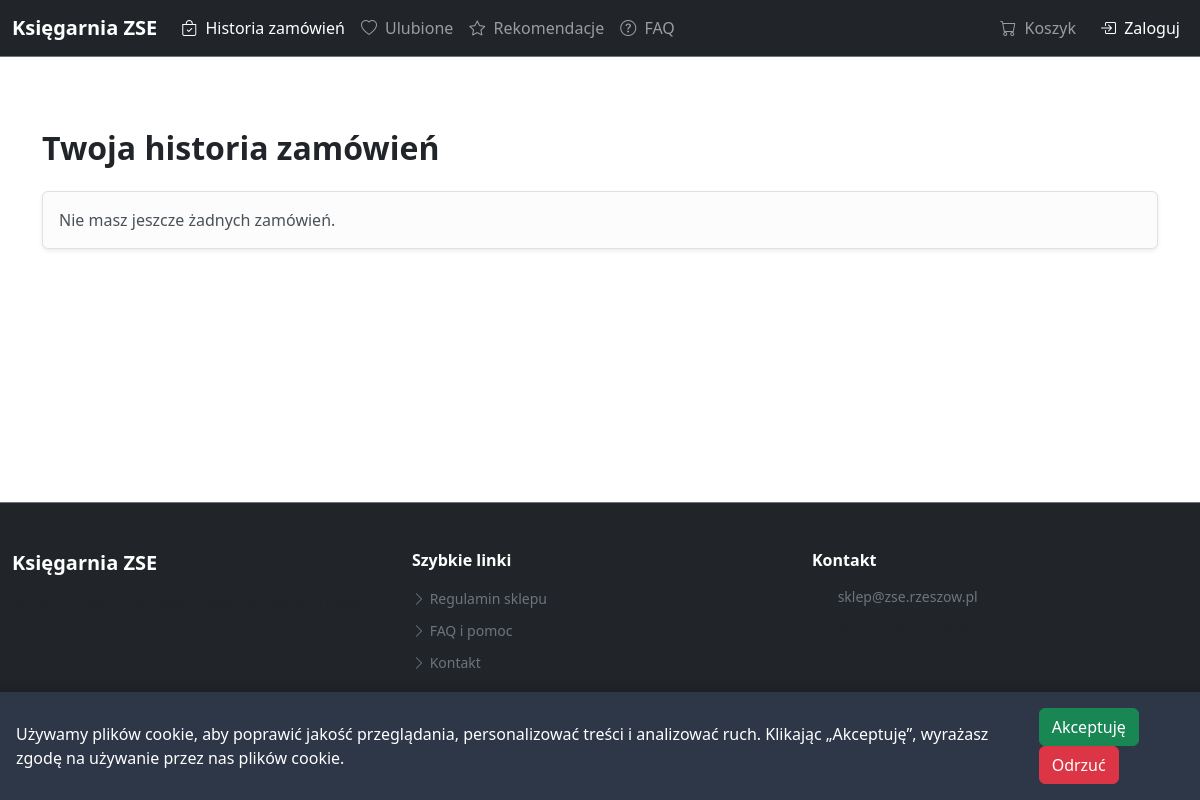
The app's page /index.php?page=orders (signed in), older data.
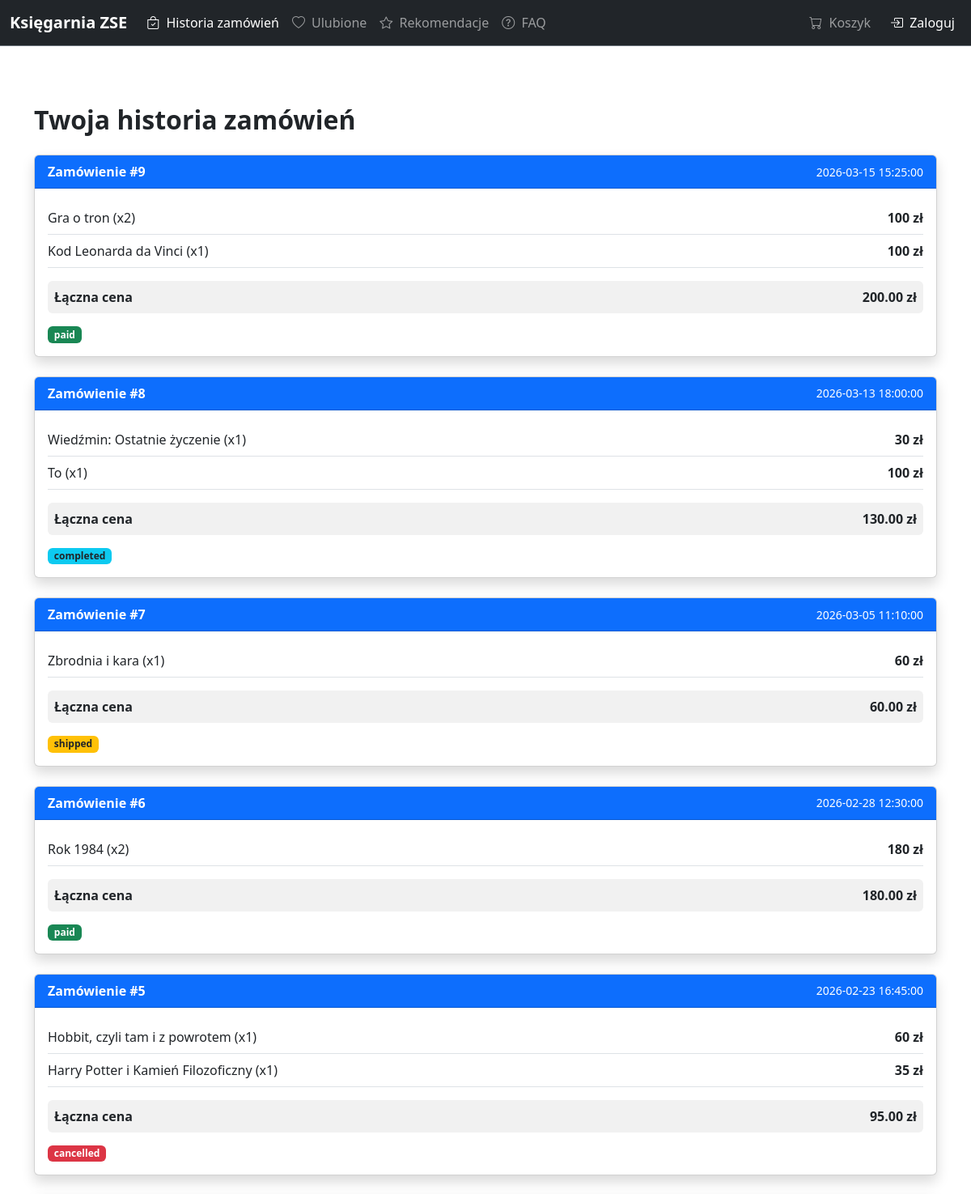
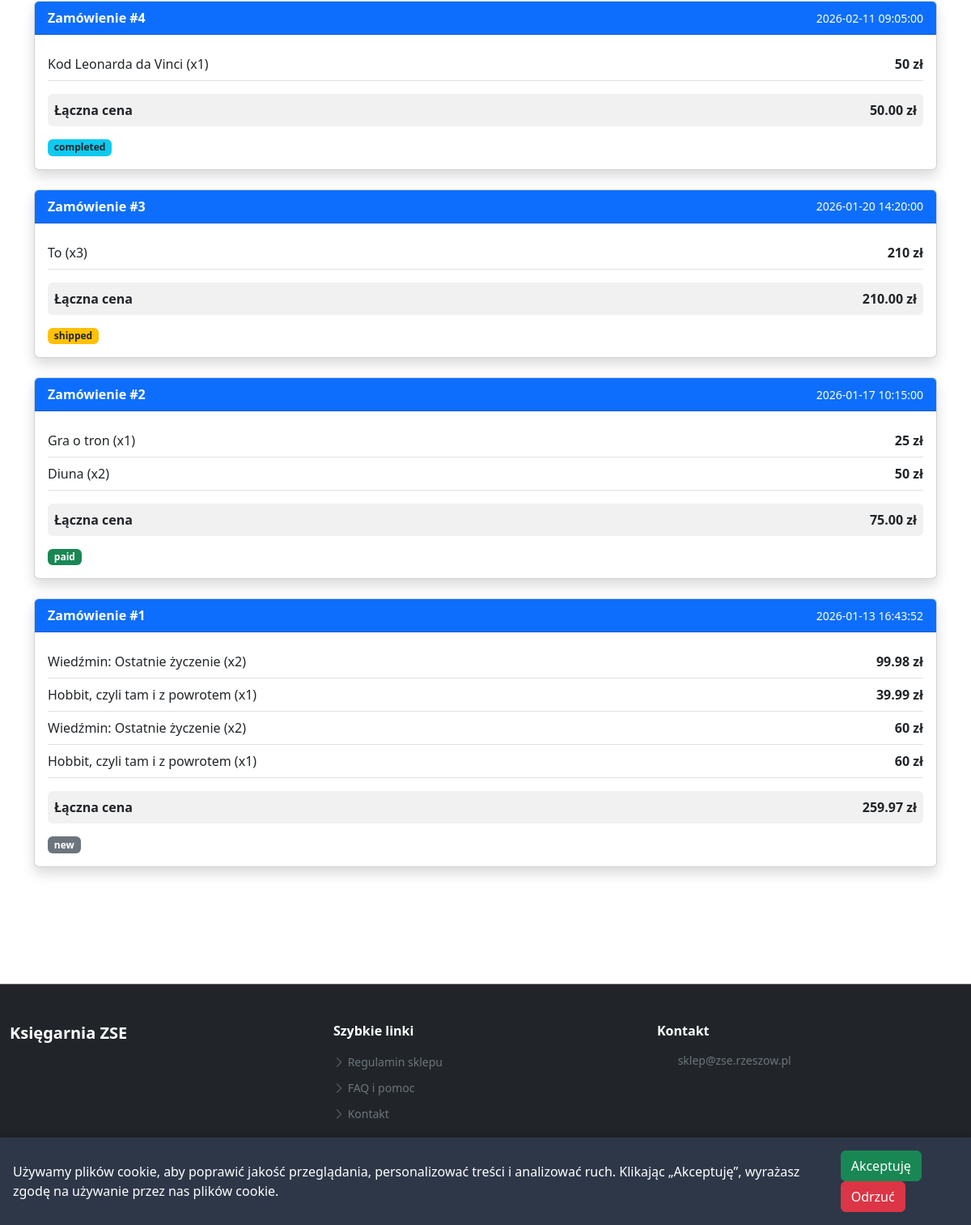
The same page, newer data (2 pictures, top to bottom).
### tables this page shows
CREATE TABLE `orders` (
  `id_order` int(11) NOT NULL,
  `id_customer` int(11) DEFAULT NULL,
  `id_employee` int(11) DEFAULT NULL,
  `order_date` datetime DEFAULT current_timestamp(),
  `status` enum('new','paid','shipped','completed','cancelled') DEFAULT 'new',
  `total_price` decimal(10,2) DEFAULT NULL
);

CREATE TABLE `order_items` (
  `id_order_item` int(11) NOT NULL,
  `id_order` int(11) DEFAULT NULL,
  `id_book` int(11) DEFAULT NULL,
  `quantity` int(11) NOT NULL,
  `price` decimal(10,2) NOT NULL
);

CREATE TABLE `books` (
  `id_book` int(11) NOT NULL,
  `title` varchar(255) NOT NULL,
  `description` text NOT NULL,
  `price` decimal(6,2) NOT NULL,
  `stock` int(11) NOT NULL,
  `pages` int(11) NOT NULL,
  `cover_type` enum('twarda','miękka','ebook') NOT NULL,
  `release_date` date NOT NULL,
  `id_category` int(11) NOT NULL,
  `id_supplier` int(11) NOT NULL
);

### pages/orders.php (called while the page is built, shortened)
<?php
$user_id = $_SESSION['user_id'];
$orders = [];
$sql = "SELECT * FROM orders WHERE id_customer = ? ORDER BY order_date DESC";
$stmt = mysqli_prepare($mysql, $sql);
mysqli_stmt_bind_param($stmt, "i", $user_id);
mysqli_stmt_execute($stmt);
$result = mysqli_stmt_get_result($stmt);
while ($order = mysqli_fetch_assoc($result)) {
        $items = [];
        $sql_items = "
        SELECT b.title, oi.quantity, oi.price
        FROM order_items oi
        JOIN books b ON oi.id_book = b.id_book
        WHERE oi.id_order = ?
    ";
    $stmt_items = mysqli_prepare($mysql, $sql_items);
    mysqli_stmt_bind_param($stmt_items, "i", $order['id_order']);
    mysqli_stmt_execute($stmt_items);
    $items_result = mysqli_stmt_get_result($stmt_items);
    while ($item = mysqli_fetch_assoc($items_result)) {
        $items[] = $item;
    }
    $order['items'] = $items;
    $orders[] = $order;
}
include 'front/Forders.php';

### pages/front/Forders.php (the view)
<section class="container mt-5 mb-5">
    <header>
        <h2 class="mb-4 fw-bold">Twoja historia zamówień</h2>
    </header>
    <?php if (empty($orders)): ?>
        <div class="alert alert-light border shadow-sm">
            Nie masz jeszcze żadnych zamówień.
        </div>
    <?php else: ?>
        <?php foreach ($orders as $order): ?>
            <div class="card mb-4 shadow rounded">
                <div class="card-header bg-primary text-white d-flex justify-content-between align-items-center">
                    <span class="fw-semibold">Zamówienie #<?= $order['id_order'] ?></span>
                    <span class="small"><?= $order['order_date'] ?></span>
                </div>
                <div class="card-body">
                    <?php foreach ($order['items'] as $item): ?>
                        <div class="d-flex justify-content-between align-items-center border-bottom py-2">
                            <span class="fw-medium"><?= $item['title'] ?> (x<?= $item['quantity'] ?>)</span>
                            <span class="fw-semibold"><?= $item['price'] * $item['quantity'] ?> zł</span>
                        </div>
                    <?php endforeach; ?>
                    <div class="d-flex justify-content-between rounded p-2 mt-3 fw-semibold" style="background-color: #f1f1f1">
                        <span>Łączna cena</span>
                        <span><?= $order['total_price'] ?> zł</span>
                    </div>
                    <span class="badge
                        <?php
                            switch (strtolower($order['status'])) {
                                case 'paid': echo 'bg-success'; break;
                                case 'shipped': echo 'bg-warning text-dark'; break;
                                case 'completed': echo 'bg-info text-dark'; break;
                                case 'cancelled': echo 'bg-danger'; break;
                                default: echo 'bg-secondary'; break;
                            }
                        ?>
                        mt-3"><?= $order['status'] ?></span>
                </div>
            </div>
        <?php endforeach; ?>
    <?php endif; ?>
</section>

Row changes from the older to the newer data that the page shows:
added orders: id_order "9", order_date "2026-03-15 15:25:00", total_price "200.00", status "paid"
added order_items: id_book.title "Gra o tron", quantity "2", $item['price'] * $item['quantity'] "100", shown under "9"
added order_items: id_book.title "Kod Leonarda da Vinci", quantity "1", $item['price'] * $item['quantity'] "100", shown under "9"
added orders: id_order "8", order_date "2026-03-13 18:00:00", total_price "130.00", status "completed"
added order_items: id_book.title "Wiedźmin: Ostatnie życzenie", quantity "1", $item['price'] * $item['quantity'] "30", shown under "8"
added order_items: id_book.title "To", quantity "1", $item['price'] * $item['quantity'] "100", shown under "8"
added orders: id_order "7", order_date "2026-03-05 11:10:00", total_price "60.00", status "shipped"
added order_items: id_book.title "Zbrodnia i kara", quantity "1", $item['price'] * $item['quantity'] "60", shown under "7"
added orders: id_order "6", order_date "2026-02-28 12:30:00", total_price "180.00", status "paid"
added order_items: id_book.title "Rok 1984", quantity "2", $item['price'] * $item['quantity'] "180", shown under "6"
added orders: id_order "5", order_date "2026-02-23 16:45:00", total_price "95.00", status "cancelled"
added order_items: id_book.title "Hobbit, czyli tam i z powrotem", quantity "1", $item['price'] * $item['quantity'] "60"
added order_items: id_book.title "Harry Potter i Kamień Filozoficzny", quantity "1", $item['price'] * $item['quantity'] "35", shown under "5"
added orders: id_order "4", order_date "2026-02-11 09:05:00", total_price "50.00", status "completed"
added order_items: id_book.title "Kod Leonarda da Vinci", quantity "1", $item['price'] * $item['quantity'] "50", shown under "4"
added orders: id_order "3", order_date "2026-01-20 14:20:00", total_price "210.00", status "shipped"
added order_items: id_book.title "To", quantity "3", $item['price'] * $item['quantity'] "210"
added orders: id_order "2", order_date "2026-01-17 10:15:00", total_price "75.00", status "paid"
added order_items: id_book.title "Gra o tron", quantity "1", $item['price'] * $item['quantity'] "25", shown under "2"
added order_items: id_book.title "Diuna", quantity "2", $item['price'] * $item['quantity'] "50"
added orders: id_order "1", order_date "2026-01-13 16:43:52", total_price "259.97", status "new"
added order_items: id_book.title "Wiedźmin: Ostatnie życzenie", quantity "2", $item['price'] * $item['quantity'] "99.98", shown under "1"
added order_items: id_book.title "Hobbit, czyli tam i z powrotem", quantity "1", $item['price']*$item['quantity'] "39.99"
added order_items: id_book.title "Wiedźmin: Ostatnie życzenie", quantity "2", $item['price'] * $item['quantity'] "60", shown under "1"
Text that changed along with them:
text no longer shown: "Nie masz jeszcze żadnych zamówień."
